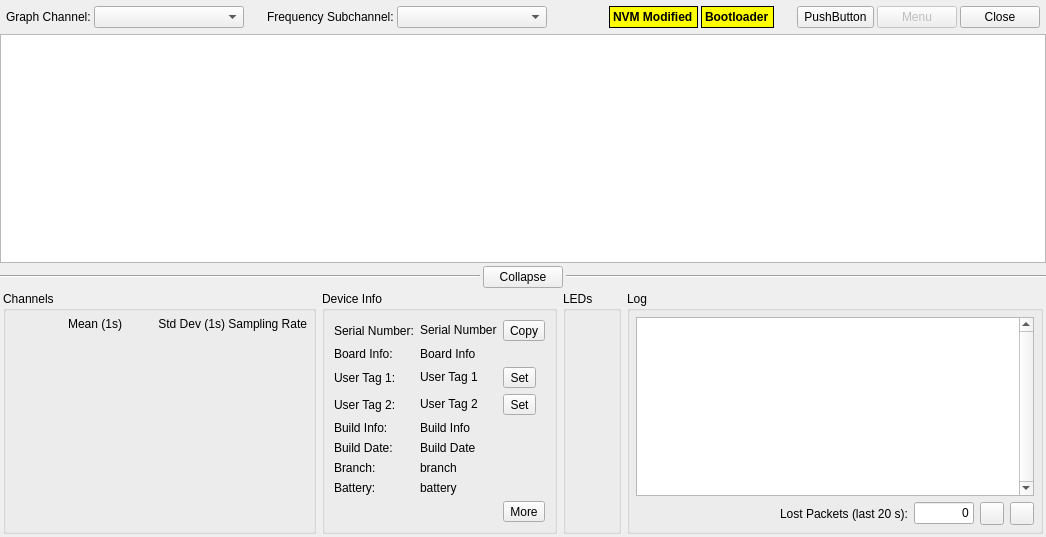
<?xml version="1.0" encoding="UTF-8"?>
<ui version="4.0">
 <class>DeviceTab</class>
 <widget class="QWidget" name="DeviceTab">
  <property name="geometry">
   <rect>
    <x>0</x>
    <y>0</y>
    <width>1046</width>
    <height>537</height>
   </rect>
  </property>
  <property name="windowTitle">
   <string>Device Tab</string>
  </property>
  <layout class="QVBoxLayout" name="verticalLayout_2">
   <property name="spacing">
    <number>0</number>
   </property>
   <property name="leftMargin">
    <number>0</number>
   </property>
   <property name="topMargin">
    <number>0</number>
   </property>
   <property name="rightMargin">
    <number>0</number>
   </property>
   <property name="bottomMargin">
    <number>0</number>
   </property>
   <item>
    <layout class="QHBoxLayout" name="horizontalLayout">
     <property name="spacing">
      <number>3</number>
     </property>
     <property name="leftMargin">
      <number>6</number>
     </property>
     <property name="topMargin">
      <number>6</number>
     </property>
     <property name="rightMargin">
      <number>6</number>
     </property>
     <property name="bottomMargin">
      <number>6</number>
     </property>
     <item>
      <widget class="QLabel" name="graphChannelLabel">
       <property name="text">
        <string>Graph Channel:</string>
       </property>
      </widget>
     </item>
     <item>
      <widget class="QComboBox" name="graphChannelComboBox">
       <property name="minimumSize">
        <size>
         <width>150</width>
         <height>0</height>
        </size>
       </property>
       <property name="maxVisibleItems">
        <number>20</number>
       </property>
      </widget>
     </item>
     <item>
      <spacer name="horizontalSpacer_2">
       <property name="orientation">
        <enum>Qt::Horizontal</enum>
       </property>
       <property name="sizeType">
        <enum>QSizePolicy::Fixed</enum>
       </property>
       <property name="sizeHint" stdset="0">
        <size>
         <width>20</width>
         <height>1</height>
        </size>
       </property>
      </spacer>
     </item>
     <item>
      <widget class="QLabel" name="fftSubchannelLabel">
       <property name="text">
        <string>Frequency Subchannel:</string>
       </property>
      </widget>
     </item>
     <item>
      <widget class="QComboBox" name="fftSubchannelComboBox">
       <property name="minimumSize">
        <size>
         <width>150</width>
         <height>0</height>
        </size>
       </property>
       <property name="maxVisibleItems">
        <number>20</number>
       </property>
      </widget>
     </item>
     <item>
      <spacer name="horizontalSpacer_5">
       <property name="orientation">
        <enum>Qt::Horizontal</enum>
       </property>
       <property name="sizeType">
        <enum>QSizePolicy::MinimumExpanding</enum>
       </property>
       <property name="sizeHint" stdset="0">
        <size>
         <width>20</width>
         <height>1</height>
        </size>
       </property>
      </spacer>
     </item>
     <item>
      <widget class="QLabel" name="nvmModifiedIndicator">
       <property name="styleSheet">
        <string notr="true">QLabel {
	background-color: yellow;
	color: black;
	font-weight: bold;
	font-size: 12px;
    border: 1px solid;
}</string>
       </property>
       <property name="text">
        <string>NVM Modified</string>
       </property>
       <property name="margin">
        <number>5</number>
       </property>
      </widget>
     </item>
     <item>
      <widget class="QLabel" name="bootloaderIndicator">
       <property name="styleSheet">
        <string notr="true">QLabel {
	background-color: yellow;
	color: black;
	font-weight: bold;
	font-size: 12px;
    border: 1px solid;
}</string>
       </property>
       <property name="text">
        <string>Bootloader</string>
       </property>
       <property name="margin">
        <number>5</number>
       </property>
      </widget>
     </item>
     <item>
      <spacer name="horizontalSpacer">
       <property name="orientation">
        <enum>Qt::Horizontal</enum>
       </property>
       <property name="sizeType">
        <enum>QSizePolicy::Fixed</enum>
       </property>
       <property name="sizeHint" stdset="0">
        <size>
         <width>20</width>
         <height>1</height>
        </size>
       </property>
      </spacer>
     </item>
     <item>
      <widget class="QToolButton" name="editDeviceSettings">
       <property name="sizePolicy">
        <sizepolicy hsizetype="Fixed" vsizetype="Minimum">
         <horstretch>0</horstretch>
         <verstretch>0</verstretch>
        </sizepolicy>
       </property>
       <property name="text">
        <string>PushButton</string>
       </property>
       <property name="iconSize">
        <size>
         <width>24</width>
         <height>24</height>
        </size>
       </property>
       <property name="toolButtonStyle">
        <enum>Qt::ToolButtonTextBesideIcon</enum>
       </property>
      </widget>
     </item>
     <item>
      <widget class="QPushButton" name="menuButton">
       <property name="enabled">
        <bool>false</bool>
       </property>
       <property name="sizePolicy">
        <sizepolicy hsizetype="Minimum" vsizetype="Minimum">
         <horstretch>0</horstretch>
         <verstretch>0</verstretch>
        </sizepolicy>
       </property>
       <property name="text">
        <string>Menu</string>
       </property>
      </widget>
     </item>
     <item>
      <widget class="QPushButton" name="closeButton">
       <property name="sizePolicy">
        <sizepolicy hsizetype="Minimum" vsizetype="Minimum">
         <horstretch>0</horstretch>
         <verstretch>0</verstretch>
        </sizepolicy>
       </property>
       <property name="text">
        <string>Close</string>
       </property>
      </widget>
     </item>
    </layout>
   </item>
   <item>
    <widget class="QStackedWidget" name="stackedWidget">
     <property name="currentIndex">
      <number>1</number>
     </property>
     <widget class="QWidget" name="disconnectPage">
      <layout class="QHBoxLayout" name="horizontalLayout_4">
       <item>
        <spacer name="horizontalSpacer_6">
         <property name="orientation">
          <enum>Qt::Horizontal</enum>
         </property>
         <property name="sizeHint" stdset="0">
          <size>
           <width>0</width>
           <height>20</height>
          </size>
         </property>
        </spacer>
       </item>
       <item>
        <layout class="QVBoxLayout" name="verticalLayout_3">
         <item>
          <spacer name="verticalSpacer_4">
           <property name="orientation">
            <enum>Qt::Vertical</enum>
           </property>
           <property name="sizeHint" stdset="0">
            <size>
             <width>20</width>
             <height>0</height>
            </size>
           </property>
          </spacer>
         </item>
         <item>
          <widget class="QLabel" name="statusLabel">
           <property name="font">
            <font>
             <weight>75</weight>
             <bold>true</bold>
            </font>
           </property>
           <property name="text">
            <string>Disconnected</string>
           </property>
           <property name="alignment">
            <set>Qt::AlignCenter</set>
           </property>
          </widget>
         </item>
         <item>
          <widget class="QProgressBar" name="statusProgressBar">
           <property name="sizePolicy">
            <sizepolicy hsizetype="Fixed" vsizetype="Fixed">
             <horstretch>0</horstretch>
             <verstretch>0</verstretch>
            </sizepolicy>
           </property>
           <property name="minimumSize">
            <size>
             <width>175</width>
             <height>0</height>
            </size>
           </property>
           <property name="value">
            <number>24</number>
           </property>
           <property name="alignment">
            <set>Qt::AlignCenter</set>
           </property>
          </widget>
         </item>
         <item>
          <spacer name="verticalSpacer_2">
           <property name="orientation">
            <enum>Qt::Vertical</enum>
           </property>
           <property name="sizeHint" stdset="0">
            <size>
             <width>20</width>
             <height>0</height>
            </size>
           </property>
          </spacer>
         </item>
        </layout>
       </item>
       <item>
        <spacer name="horizontalSpacer_3">
         <property name="orientation">
          <enum>Qt::Horizontal</enum>
         </property>
         <property name="sizeHint" stdset="0">
          <size>
           <width>0</width>
           <height>20</height>
          </size>
         </property>
        </spacer>
       </item>
      </layout>
     </widget>
     <widget class="QWidget" name="displayPage">
      <layout class="QVBoxLayout" name="verticalLayout" stretch="1,0,0">
       <property name="spacing">
        <number>3</number>
       </property>
       <property name="leftMargin">
        <number>0</number>
       </property>
       <property name="topMargin">
        <number>0</number>
       </property>
       <property name="rightMargin">
        <number>0</number>
       </property>
       <property name="bottomMargin">
        <number>0</number>
       </property>
       <item>
        <layout class="QHBoxLayout" name="panelLayout" stretch="1">
         <property name="spacing">
          <number>6</number>
         </property>
         <item>
          <widget class="GraphicsLayoutWidget" name="graphicsLayout"/>
         </item>
        </layout>
       </item>
       <item>
        <layout class="QHBoxLayout" name="horizontalLayout_6" stretch="1,0,1">
         <item>
          <widget class="Line" name="line_2">
           <property name="orientation">
            <enum>Qt::Horizontal</enum>
           </property>
          </widget>
         </item>
         <item>
          <widget class="QPushButton" name="collapseButton">
           <property name="text">
            <string>Collapse</string>
           </property>
          </widget>
         </item>
         <item>
          <widget class="Line" name="line">
           <property name="orientation">
            <enum>Qt::Horizontal</enum>
           </property>
          </widget>
         </item>
        </layout>
       </item>
       <item>
        <widget class="QWidget" name="bottomGroup" native="true">
         <layout class="QHBoxLayout" name="horizontalLayout_3" stretch="0,0,0,1">
          <property name="spacing">
           <number>6</number>
          </property>
          <property name="leftMargin">
           <number>3</number>
          </property>
          <property name="topMargin">
           <number>0</number>
          </property>
          <property name="rightMargin">
           <number>3</number>
          </property>
          <property name="bottomMargin">
           <number>3</number>
          </property>
          <item>
           <widget class="QGroupBox" name="channelGroupBox">
            <property name="title">
             <string>Channels</string>
            </property>
            <property name="alignment">
             <set>Qt::AlignLeading|Qt::AlignLeft|Qt::AlignTop</set>
            </property>
            <layout class="QVBoxLayout" name="verticalLayout_8">
             <property name="spacing">
              <number>0</number>
             </property>
             <property name="leftMargin">
              <number>6</number>
             </property>
             <property name="topMargin">
              <number>6</number>
             </property>
             <property name="rightMargin">
              <number>6</number>
             </property>
             <property name="bottomMargin">
              <number>6</number>
             </property>
             <item>
              <layout class="QGridLayout" name="channelLayout">
               <property name="spacing">
                <number>3</number>
               </property>
               <item row="0" column="1">
                <widget class="QLabel" name="meanLabel">
                 <property name="minimumSize">
                  <size>
                   <width>100</width>
                   <height>0</height>
                  </size>
                 </property>
                 <property name="text">
                  <string>Mean (1s)</string>
                 </property>
                 <property name="alignment">
                  <set>Qt::AlignRight|Qt::AlignTrailing|Qt::AlignVCenter</set>
                 </property>
                </widget>
               </item>
               <item row="0" column="3">
                <widget class="QLabel" name="samplingRateLabel">
                 <property name="minimumSize">
                  <size>
                   <width>75</width>
                   <height>0</height>
                  </size>
                 </property>
                 <property name="text">
                  <string>Sampling Rate</string>
                 </property>
                 <property name="alignment">
                  <set>Qt::AlignRight|Qt::AlignTrailing|Qt::AlignVCenter</set>
                 </property>
                </widget>
               </item>
               <item row="0" column="2">
                <widget class="QLabel" name="stdDevLabel">
                 <property name="minimumSize">
                  <size>
                   <width>100</width>
                   <height>0</height>
                  </size>
                 </property>
                 <property name="text">
                  <string>Std Dev (1s)</string>
                 </property>
                 <property name="alignment">
                  <set>Qt::AlignRight|Qt::AlignTrailing|Qt::AlignVCenter</set>
                 </property>
                </widget>
               </item>
               <item row="0" column="0">
                <widget class="QLabel" name="channelLabel">
                 <property name="minimumSize">
                  <size>
                   <width>0</width>
                   <height>0</height>
                  </size>
                 </property>
                 <property name="text">
                  <string/>
                 </property>
                </widget>
               </item>
              </layout>
             </item>
             <item>
              <spacer name="verticalSpacer">
               <property name="orientation">
                <enum>Qt::Vertical</enum>
               </property>
               <property name="sizeHint" stdset="0">
                <size>
                 <width>0</width>
                 <height>0</height>
                </size>
               </property>
              </spacer>
             </item>
            </layout>
           </widget>
          </item>
          <item>
           <widget class="QGroupBox" name="deviceInfoGroupBox">
            <property name="title">
             <string>Device Info</string>
            </property>
            <layout class="QGridLayout" name="gridLayout">
             <item row="2" column="0">
              <widget class="QLabel" name="boardInfoLabel">
               <property name="text">
                <string>Board Info:</string>
               </property>
              </widget>
             </item>
             <item row="5" column="0">
              <widget class="QLabel" name="buildInfoLabel">
               <property name="text">
                <string>Build Info:</string>
               </property>
              </widget>
             </item>
             <item row="7" column="0">
              <widget class="QLabel" name="branchLabel">
               <property name="text">
                <string>Branch:</string>
               </property>
              </widget>
             </item>
             <item row="0" column="0">
              <widget class="QLabel" name="serialNumberLabel">
               <property name="text">
                <string>Serial Number:</string>
               </property>
              </widget>
             </item>
             <item row="5" column="1" colspan="2">
              <widget class="QLabel" name="buildInfo">
               <property name="cursor">
                <cursorShape>IBeamCursor</cursorShape>
               </property>
               <property name="text">
                <string>Build Info</string>
               </property>
               <property name="textInteractionFlags">
                <set>Qt::LinksAccessibleByMouse|Qt::TextSelectableByMouse</set>
               </property>
              </widget>
             </item>
             <item row="0" column="1">
              <widget class="QLabel" name="serialNumber">
               <property name="cursor">
                <cursorShape>IBeamCursor</cursorShape>
               </property>
               <property name="text">
                <string>Serial Number</string>
               </property>
               <property name="textInteractionFlags">
                <set>Qt::LinksAccessibleByMouse|Qt::TextSelectableByMouse</set>
               </property>
              </widget>
             </item>
             <item row="3" column="1">
              <widget class="QLabel" name="userTag1">
               <property name="cursor">
                <cursorShape>IBeamCursor</cursorShape>
               </property>
               <property name="text">
                <string>User Tag 1</string>
               </property>
               <property name="textInteractionFlags">
                <set>Qt::LinksAccessibleByMouse|Qt::TextSelectableByMouse</set>
               </property>
              </widget>
             </item>
             <item row="4" column="2">
              <widget class="QToolButton" name="setUserTag2">
               <property name="text">
                <string>Set</string>
               </property>
              </widget>
             </item>
             <item row="6" column="1" colspan="2">
              <widget class="QLabel" name="buildDate">
               <property name="cursor">
                <cursorShape>IBeamCursor</cursorShape>
               </property>
               <property name="text">
                <string>Build Date</string>
               </property>
               <property name="textInteractionFlags">
                <set>Qt::LinksAccessibleByMouse|Qt::TextSelectableByMouse</set>
               </property>
              </widget>
             </item>
             <item row="4" column="0">
              <widget class="QLabel" name="userTag2Label">
               <property name="text">
                <string>User Tag 2:</string>
               </property>
              </widget>
             </item>
             <item row="9" column="0" colspan="3">
              <spacer name="verticalSpacer_5">
               <property name="orientation">
                <enum>Qt::Vertical</enum>
               </property>
               <property name="sizeHint" stdset="0">
                <size>
                 <width>0</width>
                 <height>0</height>
                </size>
               </property>
              </spacer>
             </item>
             <item row="2" column="1" colspan="2">
              <widget class="QLabel" name="boardInfo">
               <property name="cursor">
                <cursorShape>IBeamCursor</cursorShape>
               </property>
               <property name="text">
                <string>Board Info</string>
               </property>
               <property name="textInteractionFlags">
                <set>Qt::LinksAccessibleByMouse|Qt::TextSelectableByMouse</set>
               </property>
              </widget>
             </item>
             <item row="4" column="1">
              <widget class="QLabel" name="userTag2">
               <property name="cursor">
                <cursorShape>IBeamCursor</cursorShape>
               </property>
               <property name="text">
                <string>User Tag 2</string>
               </property>
               <property name="textInteractionFlags">
                <set>Qt::LinksAccessibleByMouse|Qt::TextSelectableByMouse</set>
               </property>
              </widget>
             </item>
             <item row="7" column="1" colspan="2">
              <widget class="QLabel" name="branch">
               <property name="text">
                <string>branch</string>
               </property>
               <property name="textInteractionFlags">
                <set>Qt::LinksAccessibleByMouse|Qt::TextSelectableByMouse</set>
               </property>
              </widget>
             </item>
             <item row="10" column="2">
              <widget class="QToolButton" name="deviceInfo">
               <property name="text">
                <string>More</string>
               </property>
              </widget>
             </item>
             <item row="3" column="0">
              <widget class="QLabel" name="userTag1Label">
               <property name="text">
                <string>User Tag 1:</string>
               </property>
              </widget>
             </item>
             <item row="0" column="2">
              <widget class="QToolButton" name="copySerialNumber">
               <property name="text">
                <string>Copy</string>
               </property>
              </widget>
             </item>
             <item row="3" column="2">
              <widget class="QToolButton" name="setUserTag1">
               <property name="text">
                <string>Set</string>
               </property>
              </widget>
             </item>
             <item row="6" column="0">
              <widget class="QLabel" name="buildDateLabel">
               <property name="text">
                <string>Build Date:</string>
               </property>
              </widget>
             </item>
             <item row="8" column="0">
              <widget class="QLabel" name="batteryLabel">
               <property name="text">
                <string>Battery:</string>
               </property>
              </widget>
             </item>
             <item row="8" column="1" colspan="2">
              <widget class="QLabel" name="battery">
               <property name="text">
                <string>battery</string>
               </property>
               <property name="textInteractionFlags">
                <set>Qt::LinksAccessibleByMouse|Qt::TextSelectableByMouse</set>
               </property>
              </widget>
             </item>
            </layout>
           </widget>
          </item>
          <item>
           <widget class="QGroupBox" name="LEDGroupBox">
            <property name="title">
             <string>LEDs</string>
            </property>
            <property name="alignment">
             <set>Qt::AlignLeading|Qt::AlignLeft|Qt::AlignTop</set>
            </property>
            <layout class="QVBoxLayout" name="verticalLayout_7">
             <property name="spacing">
              <number>0</number>
             </property>
             <property name="leftMargin">
              <number>6</number>
             </property>
             <property name="topMargin">
              <number>6</number>
             </property>
             <property name="rightMargin">
              <number>6</number>
             </property>
             <property name="bottomMargin">
              <number>6</number>
             </property>
             <item>
              <layout class="QVBoxLayout" name="LEDLayout"/>
             </item>
             <item>
              <spacer name="verticalSpacer_3">
               <property name="orientation">
                <enum>Qt::Vertical</enum>
               </property>
               <property name="sizeHint" stdset="0">
                <size>
                 <width>0</width>
                 <height>0</height>
                </size>
               </property>
              </spacer>
             </item>
            </layout>
           </widget>
          </item>
          <item>
           <widget class="QGroupBox" name="logGroupBox">
            <property name="title">
             <string>Log</string>
            </property>
            <layout class="QVBoxLayout" name="verticalLayout_9" stretch="1,0">
             <property name="leftMargin">
              <number>6</number>
             </property>
             <property name="topMargin">
              <number>6</number>
             </property>
             <property name="rightMargin">
              <number>6</number>
             </property>
             <property name="bottomMargin">
              <number>6</number>
             </property>
             <item>
              <widget class="QListWidget" name="logList">
               <property name="sizePolicy">
                <sizepolicy hsizetype="Expanding" vsizetype="Ignored">
                 <horstretch>0</horstretch>
                 <verstretch>0</verstretch>
                </sizepolicy>
               </property>
               <property name="verticalScrollBarPolicy">
                <enum>Qt::ScrollBarAlwaysOn</enum>
               </property>
              </widget>
             </item>
             <item>
              <layout class="QHBoxLayout" name="horizontalLayout_2" stretch="0,0,0,0,0">
               <property name="topMargin">
                <number>0</number>
               </property>
               <item>
                <spacer name="horizontalSpacer_4">
                 <property name="orientation">
                  <enum>Qt::Horizontal</enum>
                 </property>
                 <property name="sizeHint" stdset="0">
                  <size>
                   <width>0</width>
                   <height>0</height>
                  </size>
                 </property>
                </spacer>
               </item>
               <item>
                <widget class="QLabel" name="recentLostPacketsLabel">
                 <property name="text">
                  <string>Lost Packets (last 20 s):</string>
                 </property>
                </widget>
               </item>
               <item>
                <widget class="QLineEdit" name="recentLostPackets">
                 <property name="sizePolicy">
                  <sizepolicy hsizetype="Fixed" vsizetype="Fixed">
                   <horstretch>0</horstretch>
                   <verstretch>0</verstretch>
                  </sizepolicy>
                 </property>
                 <property name="maximumSize">
                  <size>
                   <width>60</width>
                   <height>16777215</height>
                  </size>
                 </property>
                 <property name="text">
                  <string>0</string>
                 </property>
                 <property name="maxLength">
                  <number>10</number>
                 </property>
                 <property name="alignment">
                  <set>Qt::AlignRight|Qt::AlignTrailing|Qt::AlignVCenter</set>
                 </property>
                 <property name="readOnly">
                  <bool>true</bool>
                 </property>
                </widget>
               </item>
               <item>
                <widget class="QToolButton" name="flushLostPackets"/>
               </item>
               <item>
                <widget class="QToolButton" name="lostPacketDetails"/>
               </item>
              </layout>
             </item>
            </layout>
           </widget>
          </item>
         </layout>
        </widget>
       </item>
      </layout>
     </widget>
    </widget>
   </item>
  </layout>
  <action name="actionSetUserTag1">
   <property name="text">
    <string>Set User Tag 1</string>
   </property>
  </action>
  <action name="actionSetUserTag2">
   <property name="text">
    <string>Set User Tag 2</string>
   </property>
   <property name="toolTip">
    <string>Set User Tag 2</string>
   </property>
  </action>
  <action name="actionEditDeviceSettings">
   <property name="text">
    <string>Edit Device Settings</string>
   </property>
  </action>
  <action name="actionShowDeviceInfo">
   <property name="text">
    <string>More Device Info</string>
   </property>
   <property name="toolTip">
    <string>More Device Info</string>
   </property>
  </action>
  <action name="actionFirmwareLatestStable">
   <property name="enabled">
    <bool>false</bool>
   </property>
   <property name="text">
    <string>Latest Stable</string>
   </property>
   <property name="toolTip">
    <string>Update Firmware From Latest Stable</string>
   </property>
  </action>
  <action name="actionShowPacketStats">
   <property name="text">
    <string>Show Packet Stats</string>
   </property>
  </action>
  <action name="actionChangeActiveStreams">
   <property name="text">
    <string>Change Active Streams</string>
   </property>
  </action>
  <action name="actionRunTests">
   <property name="text">
    <string>Run Hardware Tests</string>
   </property>
  </action>
  <action name="actionSetDeviceMode">
   <property name="enabled">
    <bool>false</bool>
   </property>
   <property name="text">
    <string>Set Device Mode</string>
   </property>
  </action>
  <action name="actionFirmwareFromBranch">
   <property name="enabled">
    <bool>false</bool>
   </property>
   <property name="text">
    <string>From Branch</string>
   </property>
   <property name="toolTip">
    <string>Update Firmware From Branch</string>
   </property>
  </action>
  <action name="actionFirmwareFromCommit">
   <property name="enabled">
    <bool>false</bool>
   </property>
   <property name="text">
    <string>From Specific Commit</string>
   </property>
   <property name="toolTip">
    <string>Update Firmware From Specific Commit</string>
   </property>
  </action>
  <action name="actionFirmwareFromFile">
   <property name="enabled">
    <bool>false</bool>
   </property>
   <property name="text">
    <string>From File</string>
   </property>
   <property name="toolTip">
    <string>Update Firmware From File</string>
   </property>
  </action>
  <action name="actionForceRunBootloader">
   <property name="enabled">
    <bool>false</bool>
   </property>
   <property name="text">
    <string>Force Run Bootloader</string>
   </property>
  </action>
  <action name="actionForceRunApplication">
   <property name="enabled">
    <bool>false</bool>
   </property>
   <property name="text">
    <string>Force Run Application</string>
   </property>
   <property name="toolTip">
    <string>Force Run Application</string>
   </property>
  </action>
  <action name="actionForceReset">
   <property name="text">
    <string>Force Reset</string>
   </property>
   <property name="toolTip">
    <string>Force Reset</string>
   </property>
  </action>
  <action name="actionRaiseException">
   <property name="text">
    <string>Raise Exception</string>
   </property>
   <property name="toolTip">
    <string>Raise Exception</string>
   </property>
  </action>
  <action name="actionRecoverNVM">
   <property name="text">
    <string>Recover NVM</string>
   </property>
   <property name="toolTip">
    <string>Recover NVM</string>
   </property>
  </action>
  <action name="actionCalibrate">
   <property name="checkable">
    <bool>true</bool>
   </property>
   <property name="enabled">
    <bool>false</bool>
   </property>
   <property name="text">
    <string>Start Calibration</string>
   </property>
  </action>
  <action name="actionShakerCalibrate">
   <property name="enabled">
    <bool>false</bool>
   </property>
   <property name="text">
    <string>1g RMS Shaker Calibration</string>
   </property>
   <property name="toolTip">
    <string>1g RMS Shaker Calibration</string>
   </property>
  </action>
  <action name="actionCopySerialNumber">
   <property name="text">
    <string>Copy Serial Number</string>
   </property>
  </action>
  <action name="actionFlushLostPackets">
   <property name="text">
    <string>Flush Lost Packets</string>
   </property>
   <property name="toolTip">
    <string>Flush Lost Packets</string>
   </property>
  </action>
  <action name="actionRFTest">
   <property name="text">
    <string>RF Test</string>
   </property>
   <property name="toolTip">
    <string>RF Test</string>
   </property>
  </action>
 </widget>
 <customwidgets>
  <customwidget>
   <class>GraphicsLayoutWidget</class>
   <extends>QGraphicsView</extends>
   <header>pyqtgraph</header>
  </customwidget>
 </customwidgets>
 <resources/>
 <connections/>
</ui>
